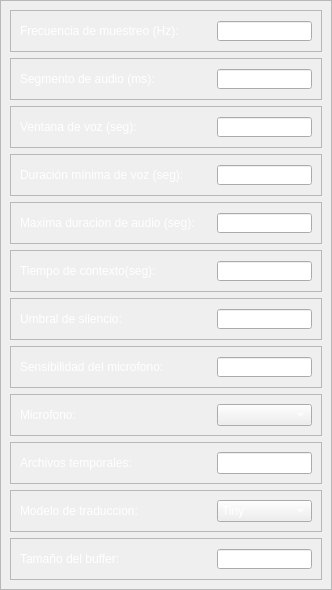
               <widget class="QWidget" name="ConfiguracionAudio">
                <property name="geometry">
                 <rect>
                  <x>0</x>
                  <y>0</y>
                  <width>332</width>
                  <height>544</height>
                 </rect>
                </property>
                <property name="minimumSize">
                 <size>
                  <width>0</width>
                  <height>0</height>
                 </size>
                </property>
                <attribute name="icon">
                 <iconset>
                  <normaloff>../../../../../.designer/backup/imgs/toolbox.svg</normaloff>../../../../../.designer/backup/imgs/toolbox.svg</iconset>
                </attribute>
                <attribute name="label">
                 <string>Configuracion de Traduccion</string>
                </attribute>
                <layout class="QVBoxLayout" name="verticalLayout_9">
                 <property name="spacing">
                  <number>0</number>
                 </property>
                 <property name="leftMargin">
                  <number>0</number>
                 </property>
                 <property name="topMargin">
                  <number>0</number>
                 </property>
                 <property name="rightMargin">
                  <number>0</number>
                 </property>
                 <property name="bottomMargin">
                  <number>0</number>
                 </property>
                 <item>
                  <widget class="QFrame" name="frame_7">
                   <property name="minimumSize">
                    <size>
                     <width>0</width>
                     <height>0</height>
                    </size>
                   </property>
                   <property name="styleSheet">
                    <string notr="true">QSpinBox, QDoubleSpinBox, QComboBox, QLabel,QLineEdit{
	color:white
}</string>
                   </property>
                   <property name="frameShape">
                    <enum>QFrame::StyledPanel</enum>
                   </property>
                   <property name="frameShadow">
                    <enum>QFrame::Raised</enum>
                   </property>
                   <layout class="QVBoxLayout" name="verticalLayout_8" stretch="1,0,1,1,1,1,1,0,1,1,1,0">
                    <item>
                     <widget class="QFrame" name="frame_9">
                      <property name="frameShape">
                       <enum>QFrame::StyledPanel</enum>
                      </property>
                      <property name="frameShadow">
                       <enum>QFrame::Raised</enum>
                      </property>
                      <layout class="QHBoxLayout" name="horizontalLayout_4" stretch="2,1">
                       <item>
                        <widget class="QLabel" name="label">
                         <property name="sizePolicy">
                          <sizepolicy hsizetype="Expanding" vsizetype="Fixed">
                           <horstretch>0</horstretch>
                           <verstretch>0</verstretch>
                          </sizepolicy>
                         </property>
                         <property name="toolTip">
                          <string>Cantidad de muestras de audio por segundo para el procesamiento</string>
                         </property>
                         <property name="text">
                          <string>Frecuencia de muestreo (Hz):</string>
                         </property>
                        </widget>
                       </item>
                       <item>
                        <widget class="QSpinBox" name="rate">
                         <property name="buttonSymbols">
                          <enum>QAbstractSpinBox::NoButtons</enum>
                         </property>
                         <property name="maximum">
                          <number>100000</number>
                         </property>
                         <property name="value">
                          <number>16000</number>
                         </property>
                        </widget>
                       </item>
                      </layout>
                     </widget>
                    </item>
                    <item>
                     <widget class="QFrame" name="frame_8">
                      <property name="frameShape">
                       <enum>QFrame::StyledPanel</enum>
                      </property>
                      <property name="frameShadow">
                       <enum>QFrame::Raised</enum>
                      </property>
                      <layout class="QHBoxLayout" name="horizontalLayout_5" stretch="2,1">
                       <item>
                        <widget class="QLabel" name="label_3">
                         <property name="toolTip">
                          <string>Duración de los fragmentos de audio analizados en cada ciclo</string>
                         </property>
                         <property name="text">
                          <string>Segmento de audio (ms):</string>
                         </property>
                        </widget>
                       </item>
                       <item>
                        <widget class="QSpinBox" name="chunk_duration">
                         <property name="buttonSymbols">
                          <enum>QAbstractSpinBox::NoButtons</enum>
                         </property>
                         <property name="maximum">
                          <number>100</number>
                         </property>
                         <property name="value">
                          <number>30</number>
                         </property>
                        </widget>
                       </item>
                      </layout>
                     </widget>
                    </item>
                    <item>
                     <widget class="QFrame" name="frame_10">
                      <property name="frameShape">
                       <enum>QFrame::StyledPanel</enum>
                      </property>
                      <property name="frameShadow">
                       <enum>QFrame::Raised</enum>
                      </property>
                      <layout class="QHBoxLayout" name="horizontalLayout_6" stretch="2,1">
                       <item>
                        <widget class="QLabel" name="label_4">
                         <property name="toolTip">
                          <string>Tiempo máximo permitido luego del silencio</string>
                         </property>
                         <property name="text">
                          <string>Ventana de voz (seg):</string>
                         </property>
                        </widget>
                       </item>
                       <item>
                        <widget class="QDoubleSpinBox" name="voice_window">
                         <property name="buttonSymbols">
                          <enum>QAbstractSpinBox::NoButtons</enum>
                         </property>
                         <property name="decimals">
                          <number>1</number>
                         </property>
                         <property name="maximum">
                          <double>3.000000000000000</double>
                         </property>
                         <property name="singleStep">
                          <double>0.100000000000000</double>
                         </property>
                         <property name="value">
                          <double>0.400000000000000</double>
                         </property>
                        </widget>
                       </item>
                      </layout>
                     </widget>
                    </item>
                    <item>
                     <widget class="QFrame" name="frame_11">
                      <property name="frameShape">
                       <enum>QFrame::StyledPanel</enum>
                      </property>
                      <property name="frameShadow">
                       <enum>QFrame::Raised</enum>
                      </property>
                      <layout class="QHBoxLayout" name="horizontalLayout_7" stretch="2,1">
                       <item>
                        <widget class="QLabel" name="label_5">
                         <property name="toolTip">
                          <string>Duración mínima de una señal para ser detectada como voz</string>
                         </property>
                         <property name="text">
                          <string>Duración mínima de voz (seg):</string>
                         </property>
                        </widget>
                       </item>
                       <item>
                        <widget class="QDoubleSpinBox" name="min_voice_duration">
                         <property name="buttonSymbols">
                          <enum>QAbstractSpinBox::NoButtons</enum>
                         </property>
                         <property name="decimals">
                          <number>1</number>
                         </property>
                         <property name="maximum">
                          <double>3.000000000000000</double>
                         </property>
                         <property name="singleStep">
                          <double>0.100000000000000</double>
                         </property>
                         <property name="value">
                          <double>0.300000000000000</double>
                         </property>
                        </widget>
                       </item>
                      </layout>
                     </widget>
                    </item>
                    <item>
                     <widget class="QFrame" name="frame_16">
                      <property name="frameShape">
                       <enum>QFrame::StyledPanel</enum>
                      </property>
                      <property name="frameShadow">
                       <enum>QFrame::Raised</enum>
                      </property>
                      <layout class="QHBoxLayout" name="horizontalLayout_10" stretch="2,1">
                       <item>
                        <widget class="QLabel" name="label_9">
                         <property name="toolTip">
                          <string>Límite máximo de duración para procesar un segmento de audio</string>
                         </property>
                         <property name="text">
                          <string>Maxima duracion de audio (seg):</string>
                         </property>
                        </widget>
                       </item>
                       <item>
                        <widget class="QDoubleSpinBox" name="max_continuous_speech_time">
                         <property name="buttonSymbols">
                          <enum>QAbstractSpinBox::NoButtons</enum>
                         </property>
                         <property name="decimals">
                          <number>1</number>
                         </property>
                         <property name="minimum">
                          <double>1.000000000000000</double>
                         </property>
                         <property name="maximum">
                          <double>15.000000000000000</double>
                         </property>
                         <property name="singleStep">
                          <double>0.500000000000000</double>
                         </property>
                         <property name="value">
                          <double>5.000000000000000</double>
                         </property>
                        </widget>
                       </item>
                      </layout>
                     </widget>
                    </item>
                    <item>
                     <widget class="QFrame" name="frame_14">
                      <property name="frameShape">
                       <enum>QFrame::StyledPanel</enum>
                      </property>
                      <property name="frameShadow">
                       <enum>QFrame::Raised</enum>
                      </property>
                      <layout class="QHBoxLayout" name="horizontalLayout_11" stretch="2,1">
                       <item>
                        <widget class="QLabel" name="label_10">
                         <property name="toolTip">
                          <string>Tiempo previo considerado para mantener la coherencia</string>
                         </property>
                         <property name="text">
                          <string>Tiempo de contexto(seg):</string>
                         </property>
                        </widget>
                       </item>
                       <item>
                        <widget class="QDoubleSpinBox" name="cut_time">
                         <property name="buttonSymbols">
                          <enum>QAbstractSpinBox::NoButtons</enum>
                         </property>
                         <property name="decimals">
                          <number>1</number>
                         </property>
                         <property name="maximum">
                          <double>15.000000000000000</double>
                         </property>
                         <property name="singleStep">
                          <double>0.500000000000000</double>
                         </property>
                         <property name="value">
                          <double>2.000000000000000</double>
                         </property>
                        </widget>
                       </item>
                      </layout>
                     </widget>
                    </item>
                    <item>
                     <widget class="QFrame" name="frame_12">
                      <property name="frameShape">
                       <enum>QFrame::StyledPanel</enum>
                      </property>
                      <property name="frameShadow">
                       <enum>QFrame::Raised</enum>
                      </property>
                      <property name="lineWidth">
                       <number>0</number>
                      </property>
                      <layout class="QHBoxLayout" name="horizontalLayout_8" stretch="2,1">
                       <item>
                        <widget class="QLabel" name="label_6">
                         <property name="toolTip">
                          <string>Nivel mínimo de volumen para distinguir el silencio del habla</string>
                         </property>
                         <property name="text">
                          <string>Umbral de silencio:</string>
                         </property>
                        </widget>
                       </item>
                       <item>
                        <widget class="QSpinBox" name="threshold">
                         <property name="buttonSymbols">
                          <enum>QAbstractSpinBox::NoButtons</enum>
                         </property>
                         <property name="prefix">
                          <string/>
                         </property>
                         <property name="maximum">
                          <number>5000</number>
                         </property>
                         <property name="value">
                          <number>500</number>
                         </property>
                        </widget>
                       </item>
                      </layout>
                     </widget>
                    </item>
                    <item>
                     <widget class="QFrame" name="frame_4">
                      <property name="frameShape">
                       <enum>QFrame::StyledPanel</enum>
                      </property>
                      <property name="frameShadow">
                       <enum>QFrame::Raised</enum>
                      </property>
                      <layout class="QHBoxLayout" name="horizontalLayout_17" stretch="2,1">
                       <item>
                        <widget class="QLabel" name="label_14">
                         <property name="toolTip">
                          <string>Ajusta la captación de sonidos del micrófono</string>
                         </property>
                         <property name="text">
                          <string>Sensibilidad del microfono:</string>
                         </property>
                        </widget>
                       </item>
                       <item>
                        <widget class="QSpinBox" name="vad">
                         <property name="buttonSymbols">
                          <enum>QAbstractSpinBox::NoButtons</enum>
                         </property>
                         <property name="maximum">
                          <number>5</number>
                         </property>
                         <property name="value">
                          <number>2</number>
                         </property>
                        </widget>
                       </item>
                      </layout>
                     </widget>
                    </item>
                    <item>
                     <widget class="QFrame" name="frame_25">
                      <property name="frameShape">
                       <enum>QFrame::StyledPanel</enum>
                      </property>
                      <property name="frameShadow">
                       <enum>QFrame::Raised</enum>
                      </property>
                      <layout class="QHBoxLayout" name="horizontalLayout_19" stretch="2,1">
                       <item>
                        <widget class="QLabel" name="label_17">
                         <property name="toolTip">
                          <string>Selecciona el dispositivo de entrada de audio</string>
                         </property>
                         <property name="text">
                          <string>Microfono:</string>
                         </property>
                        </widget>
                       </item>
                       <item>
                        <widget class="QComboBox" name="microphoneComboBox"/>
                       </item>
                      </layout>
                     </widget>
                    </item>
                    <item>
                     <widget class="QFrame" name="frame_15">
                      <property name="frameShape">
                       <enum>QFrame::StyledPanel</enum>
                      </property>
                      <property name="frameShadow">
                       <enum>QFrame::Raised</enum>
                      </property>
                      <layout class="QHBoxLayout" name="horizontalLayout_12" stretch="2,1">
                       <item>
                        <widget class="QLabel" name="label_8">
                         <property name="toolTip">
                          <string>Carpeta donde se guardan los audios procesados temporalmente</string>
                         </property>
                         <property name="text">
                          <string>Archivos temporales:</string>
                         </property>
                        </widget>
                       </item>
                       <item>
                        <widget class="QLineEdit" name="temp_dir">
                         <property name="text">
                          <string>./temp</string>
                         </property>
                         <property name="placeholderText">
                          <string>Hola</string>
                         </property>
                        </widget>
                       </item>
                      </layout>
                     </widget>
                    </item>
                    <item>
                     <widget class="QFrame" name="frame_13">
                      <property name="frameShape">
                       <enum>QFrame::StyledPanel</enum>
                      </property>
                      <property name="frameShadow">
                       <enum>QFrame::Raised</enum>
                      </property>
                      <layout class="QHBoxLayout" name="horizontalLayout_9" stretch="2,1">
                       <item>
                        <widget class="QLabel" name="label_7">
                         <property name="toolTip">
                          <string>Modelo utilizado para traducir el audio en tiempo real</string>
                         </property>
                         <property name="text">
                          <string>Modelo de traduccion:</string>
                         </property>
                        </widget>
                       </item>
                       <item>
                        <widget class="QComboBox" name="whisper_model">
                         <property name="frame">
                          <bool>true</bool>
                         </property>
                         <item>
                          <property name="text">
                           <string>Tiny</string>
                          </property>
                         </item>
                         <item>
                          <property name="text">
                           <string>Base</string>
                          </property>
                         </item>
                         <item>
                          <property name="text">
                           <string>Small</string>
                          </property>
                         </item>
                         <item>
                          <property name="text">
                           <string>Medium</string>
                          </property>
                         </item>
                         <item>
                          <property name="text">
                           <string>Large</string>
                          </property>
                         </item>
                        </widget>
                       </item>
                      </layout>
                     </widget>
                    </item>
                    <item>
                     <widget class="QFrame" name="frame_23">
                      <property name="frameShape">
                       <enum>QFrame::StyledPanel</enum>
                      </property>
                      <property name="frameShadow">
                       <enum>QFrame::Raised</enum>
                      </property>
                      <layout class="QHBoxLayout" name="horizontalLayout_18" stretch="2,1">
                       <item>
                        <widget class="QLabel" name="label_16">
                         <property name="text">
                          <string>Tamaño del buffer:</string>
                         </property>
                        </widget>
                       </item>
                       <item>
                        <widget class="QSpinBox" name="buffer_size">
                         <property name="buttonSymbols">
                          <enum>QAbstractSpinBox::NoButtons</enum>
                         </property>
                         <property name="maximum">
                          <number>2000</number>
                         </property>
                         <property name="value">
                          <number>200</number>
                         </property>
                        </widget>
                       </item>
                      </layout>
                     </widget>
                    </item>
                   </layout>
                  </widget>
                 </item>
                </layout>
               </widget>
